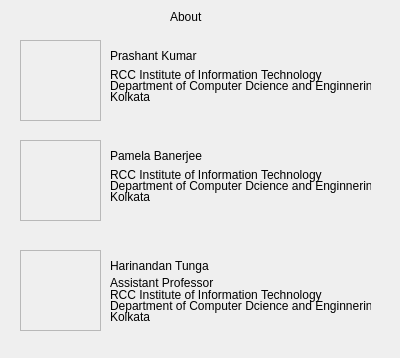
<?xml version="1.0" encoding="UTF-8"?>
<ui version="4.0">
 <class>Dialog</class>
 <widget class="QDialog" name="Dialog">
  <property name="windowModality">
   <enum>Qt::ApplicationModal</enum>
  </property>
  <property name="geometry">
   <rect>
    <x>0</x>
    <y>0</y>
    <width>400</width>
    <height>358</height>
   </rect>
  </property>
  <property name="windowTitle">
   <string>About Us</string>
  </property>
  <widget class="QLabel" name="label">
   <property name="geometry">
    <rect>
     <x>170</x>
     <y>10</y>
     <width>47</width>
     <height>13</height>
    </rect>
   </property>
   <property name="styleSheet">
    <string notr="true">font: 75 12pt &quot;Arial&quot;;</string>
   </property>
   <property name="text">
    <string>About</string>
   </property>
  </widget>
  <widget class="QFrame" name="frame">
   <property name="geometry">
    <rect>
     <x>20</x>
     <y>40</y>
     <width>81</width>
     <height>81</height>
    </rect>
   </property>
   <property name="styleSheet">
    <string notr="true">background-image: url(&quot;images/prashant.jpg&quot;);</string>
   </property>
   <property name="frameShape">
    <enum>QFrame::StyledPanel</enum>
   </property>
   <property name="frameShadow">
    <enum>QFrame::Raised</enum>
   </property>
  </widget>
  <widget class="QFrame" name="frame_2">
   <property name="geometry">
    <rect>
     <x>20</x>
     <y>140</y>
     <width>81</width>
     <height>81</height>
    </rect>
   </property>
   <property name="styleSheet">
    <string notr="true">background-image: url(&quot;images/pamela.jpg&quot;);</string>
   </property>
   <property name="frameShape">
    <enum>QFrame::StyledPanel</enum>
   </property>
   <property name="frameShadow">
    <enum>QFrame::Raised</enum>
   </property>
  </widget>
  <widget class="QLabel" name="label_2">
   <property name="geometry">
    <rect>
     <x>110</x>
     <y>45</y>
     <width>151</width>
     <height>21</height>
    </rect>
   </property>
   <property name="styleSheet">
    <string notr="true">font: 12pt &quot;MS Shell Dlg 2&quot;;</string>
   </property>
   <property name="text">
    <string>Prashant Kumar</string>
   </property>
  </widget>
  <widget class="QLabel" name="label_3">
   <property name="geometry">
    <rect>
     <x>110</x>
     <y>59</y>
     <width>221</width>
     <height>31</height>
    </rect>
   </property>
   <property name="text">
    <string>RCC Institute of Information Technology</string>
   </property>
  </widget>
  <widget class="QLabel" name="label_4">
   <property name="geometry">
    <rect>
     <x>110</x>
     <y>90</y>
     <width>47</width>
     <height>13</height>
    </rect>
   </property>
   <property name="text">
    <string>Kolkata</string>
   </property>
  </widget>
  <widget class="QLabel" name="label_8">
   <property name="geometry">
    <rect>
     <x>110</x>
     <y>75</y>
     <width>261</width>
     <height>21</height>
    </rect>
   </property>
   <property name="text">
    <string>Department of Computer Dcience and Enginnering</string>
   </property>
  </widget>
  <widget class="QLabel" name="label_5">
   <property name="geometry">
    <rect>
     <x>110</x>
     <y>145</y>
     <width>151</width>
     <height>21</height>
    </rect>
   </property>
   <property name="styleSheet">
    <string notr="true">font: 12pt &quot;MS Shell Dlg 2&quot;;</string>
   </property>
   <property name="text">
    <string>Pamela Banerjee</string>
   </property>
  </widget>
  <widget class="QLabel" name="label_9">
   <property name="geometry">
    <rect>
     <x>110</x>
     <y>175</y>
     <width>261</width>
     <height>21</height>
    </rect>
   </property>
   <property name="text">
    <string>Department of Computer Dcience and Enginnering</string>
   </property>
  </widget>
  <widget class="QLabel" name="label_6">
   <property name="geometry">
    <rect>
     <x>110</x>
     <y>159</y>
     <width>221</width>
     <height>31</height>
    </rect>
   </property>
   <property name="text">
    <string>RCC Institute of Information Technology</string>
   </property>
  </widget>
  <widget class="QLabel" name="label_7">
   <property name="geometry">
    <rect>
     <x>110</x>
     <y>190</y>
     <width>47</width>
     <height>13</height>
    </rect>
   </property>
   <property name="text">
    <string>Kolkata</string>
   </property>
  </widget>
  <widget class="QLabel" name="label_10">
   <property name="geometry">
    <rect>
     <x>110</x>
     <y>295</y>
     <width>261</width>
     <height>21</height>
    </rect>
   </property>
   <property name="text">
    <string>Department of Computer Dcience and Enginnering</string>
   </property>
  </widget>
  <widget class="QFrame" name="frame_3">
   <property name="geometry">
    <rect>
     <x>20</x>
     <y>250</y>
     <width>81</width>
     <height>81</height>
    </rect>
   </property>
   <property name="styleSheet">
    <string notr="true">background-image: url(&quot;images/tunga.jpg&quot;);</string>
   </property>
   <property name="frameShape">
    <enum>QFrame::StyledPanel</enum>
   </property>
   <property name="frameShadow">
    <enum>QFrame::Raised</enum>
   </property>
  </widget>
  <widget class="QLabel" name="label_11">
   <property name="geometry">
    <rect>
     <x>110</x>
     <y>255</y>
     <width>151</width>
     <height>21</height>
    </rect>
   </property>
   <property name="styleSheet">
    <string notr="true">font: 12pt &quot;MS Shell Dlg 2&quot;;</string>
   </property>
   <property name="text">
    <string>Harinandan Tunga</string>
   </property>
  </widget>
  <widget class="QLabel" name="label_12">
   <property name="geometry">
    <rect>
     <x>110</x>
     <y>279</y>
     <width>221</width>
     <height>31</height>
    </rect>
   </property>
   <property name="text">
    <string>RCC Institute of Information Technology</string>
   </property>
  </widget>
  <widget class="QLabel" name="label_13">
   <property name="geometry">
    <rect>
     <x>110</x>
     <y>310</y>
     <width>47</width>
     <height>13</height>
    </rect>
   </property>
   <property name="text">
    <string>Kolkata</string>
   </property>
  </widget>
  <widget class="QLabel" name="label_14">
   <property name="geometry">
    <rect>
     <x>110</x>
     <y>272</y>
     <width>171</width>
     <height>21</height>
    </rect>
   </property>
   <property name="text">
    <string>Assistant Professor</string>
   </property>
  </widget>
 </widget>
 <resources/>
 <connections/>
</ui>
